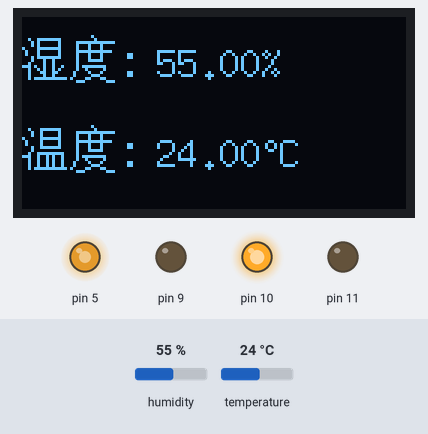
Bench run of a sketch on a simulated Arduino Uno, built with avr-gcc and run on an emulated ATmega328P. Shown: 128×64 one-colour display, output pins drawn as LEDs (lit = HIGH). Wiring (inferred from the names in the program): DHT11 sensor: data A0. Inputs (shaded band) come from the test bench; at power-on: temperature 24 °C, humidity 55 %. Pins used as bus, display or sensor lines are not drawn; what the sketch prints to the serial monitor is not drawn.

Above: at 1.2 s.
1.3 s: temperature set to 12 °C
At 3.1 s:
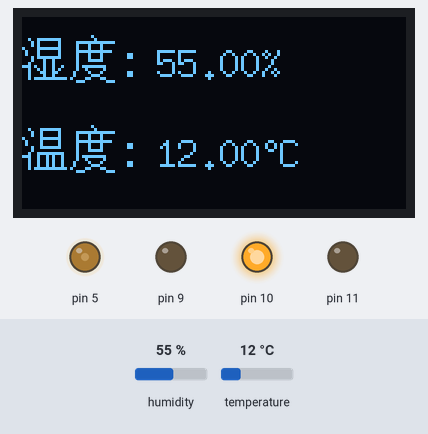
3.4 s: temperature set to 19 °C
At 5.2 s:
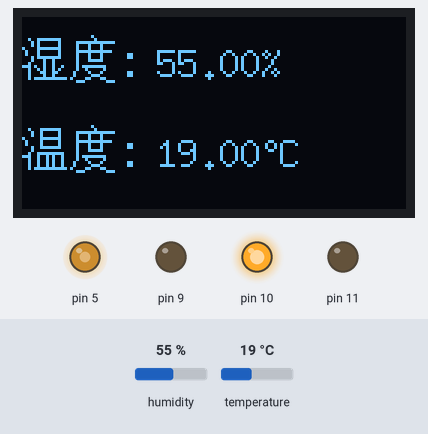
5.5 s: temperature set to 33 °C
At 7.2 s:
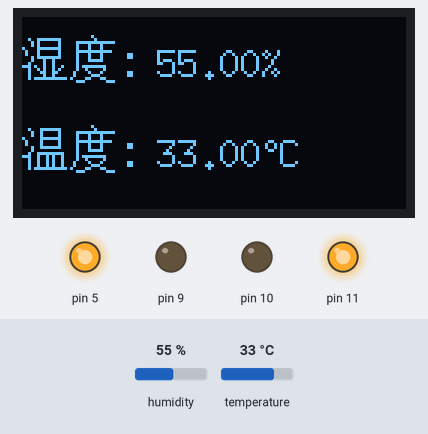
7.5 s: temperature set to 4 °C
At 9.0 s:
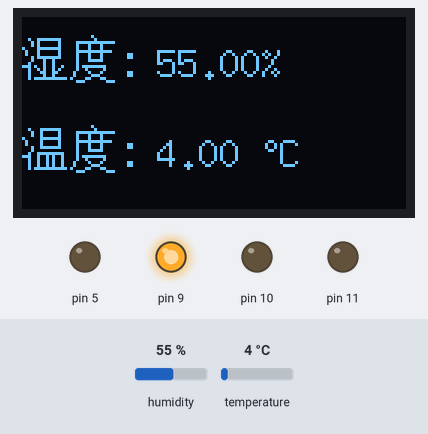
9.6 s: temperature set to 6 °C
At 10.4 s:
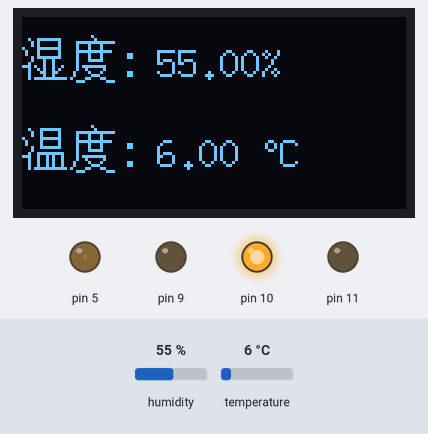
11.6 s: humidity set to 22 %
At 12.9 s:
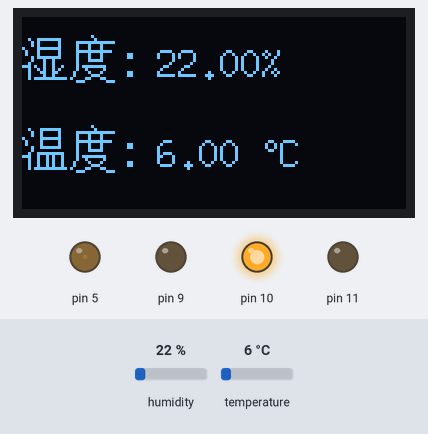
Timing chart, 0 to 14.6 s (numbered marks = the images above; inputs shaded):
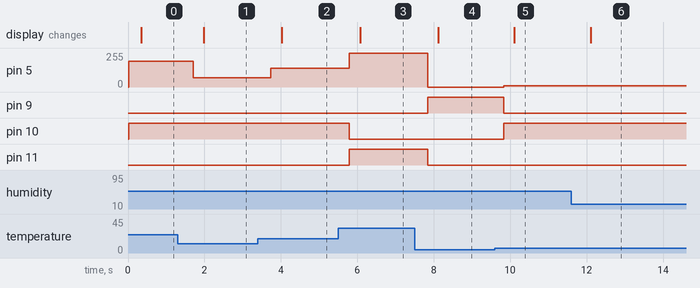

The sketch:

Work.ino
```cpp
#include "dht11.h"//引入头文件dht11
dht11 DHT11;//创建dht11
#define DHT11PIN A0//定义DHT11接入Arduino的管脚为A0
/*******************************************************************************/
#include "U8glib.h"//引入U8g库
U8GLIB_SH1106_128X64 u8g(U8G_I2C_OPT_NONE);        //OLED屏定义
#define setFont_L u8g.setFont(u8g_font_7x13)       //大号字体
#define setFont_M u8g.setFont(u8g_font_fixed_v0r)  //中号字体
#define setFont_S u8g.setFont(u8g_font_fixed_v0r)  //小号字体
#define setFont_XL u8g.setFont(u8g_font_fub25n)    //特大号字体

//OLED字模点阵
//字模提取软件可以用PCtoLCD2002或zimo221
const   uint8_t bitmap_s []   U8G_PROGMEM  ={
0x00,0x00,0x27,0xF8,0x14,0x08,0x14,0x08,0x87,0xF8,0x44,0x08,0x44,0x08,0x17,0xF8,
0x11,0x20,0x21,0x20,0xE9,0x24,0x25,0x28,0x23,0x30,0x21,0x20,0x2F,0xFE,0x00,0x00,/*"湿",0*/
};
const   uint8_t bitmap_d []   U8G_PROGMEM  ={
0x01,0x00,0x00,0x80,0x3F,0xFE,0x22,0x20,0x22,0x20,0x3F,0xFC,0x22,0x20,0x22,0x20,
0x23,0xE0,0x20,0x00,0x2F,0xF0,0x24,0x10,0x42,0x20,0x41,0xC0,0x86,0x30,0x38,0x0E,/*"度",1*/
};
const   uint8_t bitmap_h []   U8G_PROGMEM  ={
0x00,0x00,0x00,0x00,0x00,0x00,0x18,0x18,0x00,0x00,0x00,0x00,0x18,0x18,0x00,0x00,/*":",0*/
};
const   uint8_t bitmap_w []   U8G_PROGMEM  ={
0x00,0x00,0x23,0xF8,0x12,0x08,0x12,0x08,0x83,0xF8,0x42,0x08,0x42,0x08,0x13,0xF8,
0x10,0x00,0x27,0xFC,0xE4,0xA4,0x24,0xA4,0x24,0xA4,0x24,0xA4,0x2F,0xFE,0x00,0x00,/*"温",0*/
};
const   uint8_t bitmap_du []   U8G_PROGMEM  ={
0x01,0x00,0x00,0x80,0x3F,0xFE,0x22,0x20,0x22,0x20,0x3F,0xFC,0x22,0x20,0x22,0x20,
0x23,0xE0,0x20,0x00,0x2F,0xF0,0x24,0x10,0x42,0x20,0x41,0xC0,0x86,0x30,0x38,0x0E,/*"度",1*/
};
const   uint8_t bitmap_t []   U8G_PROGMEM  ={
0x00,0x00,0x00,0x00,0x00,0x00,0x18,0x18,0x00,0x00,0x00,0x00,0x18,0x18,0x00,0x00,/*":",0*/
};
/*******************************************************************************/
//定义全局变量
double analogVotage;  //模拟电压值
unsigned int dutyCycle;  //占空比
unsigned int tempMin = 5;  //零速温度
unsigned int tempMax = 30 ;  //满速温度
/*******************************************************************************/


void setup()//设置
{
  Serial.begin(9600);     //设置串口波特率为9600//串口监视器中的波特率要和这里的相同，才能在串口监视器中打印想打印的数据或文字内容
/*******************************************************************************/
  //以下信息为DHT11库文件版本信息
  Serial.println("DHT11 TEST PROGRAM ");
  Serial.print("LIBRARY VERSION: ");
  Serial.println(DHT11LIB_VERSION);
  Serial.println();
/*******************************************************************************/
  pinMode(9, OUTPUT);   //管脚为D9，发红色光
  pinMode(10, OUTPUT);  //管脚为D10，发绿色光
  pinMode(11, OUTPUT);  //管脚为D11，发蓝色光
}
/*******************************************************************************/


void loop()//循环
{
/*******************************************************************************/
  //记录数据组别
  static int count = 1;
  Serial.println(count++);

  //获取DHT11传感器数据
  int chk = DHT11.read(DHT11PIN);

  //DHT11传感器数据校验状态
  Serial.print("Read sensor: ");
  switch (chk)
  {
    case DHTLIB_OK:
                Serial.println("OK");
                break;
    case DHTLIB_ERROR_CHECKSUM:
                Serial.println("Checksum error");
                break;
    case DHTLIB_ERROR_TIMEOUT:
                Serial.println("Time out error");
                break;
    default:
                Serial.println("Unknown error");
                break;
  }
/*******************************************************************************/
  //计算占空比,控制LED_BGCR的颜色（HIGH表示高电平，LOW表示低电平）（注：可以通过调节红绿蓝三原色各自的显示频率来使该LED发出任意颜色的光）
  if (DHT11.temperature < tempMin){
      dutyCycle = 0;
      digitalWrite(9,HIGH); digitalWrite(10,LOW); digitalWrite(11,LOW);//打开主开关后，温度低于阈值，亮红灯
      }
  else if (DHT11.temperature < tempMax){
      dutyCycle = (DHT11.temperature-tempMin)*255/(tempMax-tempMin);
      digitalWrite(9,LOW); digitalWrite(10,HIGH); digitalWrite(11,LOW);//打开主开关后，温度高于阈值，但未满速，亮绿灯
      }
  else {
      dutyCycle = 255;
      digitalWrite(9,LOW); digitalWrite(10,LOW); digitalWrite(11,HIGH);//打开主开关后，风扇满速，亮蓝灯
      }
  analogWrite(5,dutyCycle);  //在管脚D5处产生PWM,使风扇转速随温度变化平滑连续地改变
/*******************************************************************************/
  //在串口监视器中打印DHT11获得的湿度数据
  Serial.print("Humidity : ");
  Serial.print((float)DHT11.humidity,2);//湿度，浮点数，数值精确到小数点后两位
  Serial.println("%");
  //在串口监视器中打印DHT11获得的温度数据
  Serial.print("Temperature (oC): ");
  Serial.println((float)DHT11.temperature, 2);
  //在串口监视器中打印计算得到的占空比
  Serial.print(" Degrees    Duty cycle: ");
  Serial.println(dutyCycle);
  Serial.println("");//Serial.println是换行打印
/*******************************************************************************/
  //OLED显示
  u8g.firstPage();
  do {
    draw();//draw函数（在下面自己定义）//也可以直接把draw函数里的内容放入这里，但用draw函数可以使主体部分的代码看起来更简洁
  } while (u8g.nextPage());
/*******************************************************************************/
  delay(100);//刷新频率//loop函数循环频率
}
/*******************************************************************************/


//设定draw函数
//作用：定义显示在OLED屏上的内容
void draw(void){
  //OLED显示中文（点阵）
  u8g.setColorIndex(1);//颜色选择
  //括号中第一个是x轴，第二个是y轴，第三个是点阵的宽度，要用实际宽度除以8，第四个是点阵的高度（以上单位全是像素）,第五个是这个点阵的名字
  u8g.drawBitmapP ( 0 , 6 , 2 , 16 , bitmap_s);
  u8g.drawBitmapP ( 16 , 6 , 2 , 16 , bitmap_d);
  u8g.drawBitmapP ( 32 , 6 , 1 , 16 , bitmap_h);
  u8g.drawBitmapP ( 0 , 36 , 2 , 16 , bitmap_w);
  u8g.drawBitmapP ( 16 , 36 , 2 , 16 , bitmap_du);
  u8g.drawBitmapP ( 32 , 36 , 1 , 16 , bitmap_t);
/*******************************************************************************/
  //OLED显示的温湿度数据和符号
  setFont_L;//设置字体大小（数字，字母或符号）
  u8g.setPrintPos(45, 20);
  u8g.print((float)DHT11.humidity);
  u8g.setPrintPos(80, 20);
  u8g.print("%");
  u8g.setPrintPos(45, 50);
  u8g.print((float)DHT11.temperature);
  u8g.setPrintPos(80, 50);
  u8g.print(char(176));//温度符号左上角的小o图标
  u8g.setPrintPos(86, 50);
  u8g.print("C");
}
```

dht11.cpp
```cpp
// (licence header left out)
#include "dht11.h"

// Return values:
// DHTLIB_OK
// DHTLIB_ERROR_CHECKSUM
// DHTLIB_ERROR_TIMEOUT
int dht11::read(int pin)
{
	// BUFFER TO RECEIVE
	uint8_t bits[5];
	uint8_t cnt = 7;
	uint8_t idx = 0;

	// EMPTY BUFFER
	for (int i=0; i< 5; i++) bits[i] = 0;

	// REQUEST SAMPLE
	pinMode(pin, OUTPUT);
	digitalWrite(pin, LOW);
	delay(18);
	digitalWrite(pin, HIGH);
	delayMicroseconds(40);
	pinMode(pin, INPUT);

	// ACKNOWLEDGE or TIMEOUT
	unsigned int loopCnt = 10000;
	while(digitalRead(pin) == LOW)
		if (loopCnt-- == 0) return DHTLIB_ERROR_TIMEOUT;

	loopCnt = 10000;
	while(digitalRead(pin) == HIGH)
		if (loopCnt-- == 0) return DHTLIB_ERROR_TIMEOUT;

	// READ OUTPUT - 40 BITS => 5 BYTES or TIMEOUT
	for (int i=0; i<40; i++)
	{
		loopCnt = 10000;
		while(digitalRead(pin) == LOW)
			if (loopCnt-- == 0) return DHTLIB_ERROR_TIMEOUT;

		unsigned long t = micros();

		loopCnt = 10000;
		while(digitalRead(pin) == HIGH)
			if (loopCnt-- == 0) return DHTLIB_ERROR_TIMEOUT;

		if ((micros() - t) > 40) bits[idx] |= (1 << cnt);
		if (cnt == 0)   // next byte?
		{
			cnt = 7;    // restart at MSB
			idx++;      // next byte!
		}
		else cnt--;
	}

	// WRITE TO RIGHT VARS
        // as bits[1] and bits[3] are allways zero they are omitted in formulas.
	humidity    = bits[0];
	temperature = bits[2];

	uint8_t sum = bits[0] + bits[2];

	if (bits[4] != sum) return DHTLIB_ERROR_CHECKSUM;
	return DHTLIB_OK;
}
//
// END OF FILE
//
```

dht11.h
```cpp
#ifndef dht11_h
#define dht11_h

#if defined(ARDUINO) && (ARDUINO >= 100)
#include <Arduino.h>
#else
#include <WProgram.h>
#endif

#define DHT11LIB_VERSION "0.4.1"

#define DHTLIB_OK				0
#define DHTLIB_ERROR_CHECKSUM	-1
#define DHTLIB_ERROR_TIMEOUT	-2

class dht11
{
public:
    int read(int pin);
	int humidity;
	int temperature;
};
#endif
//
// END OF FILE
//
```

Measured:
- after the input at 1.3 s, pin 5: 193/255 → 71/255 after 0.40 s; the display: changes after 0.69 s (image 1)
- after the input at 3.4 s, pin 5: 71/255 → 142/255 after 0.34 s; the display: changes after 0.63 s (image 2)
- after the input at 5.5 s, pin 5: 142/255 → 255/255 after 0.29 s; pin 10: HIGH → LOW after 0.29 s; pin 11: LOW → HIGH after 0.29 s; the display: changes after 0.58 s (image 3)
- after the input at 7.5 s, pin 5: 255/255 → 0/255 after 0.34 s; pin 9: LOW → HIGH after 0.34 s; pin 11: HIGH → LOW after 0.34 s; the display: changes after 0.61 s (image 4)
- after the input at 9.6 s, pin 5: 0/255 → 10/255 after 0.23 s; pin 9: HIGH → LOW after 0.23 s; pin 10: LOW → HIGH after 0.23 s; the display: changes after 0.51 s (image 5)
- after the input at 11.6 s, the display: changes after 0.50 s (image 6)
